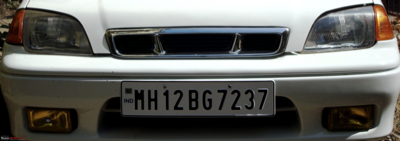
#> input picture images/Cars12.png, 400 x 141 px
$ jupyter execute --allow-errors 'License Plate Detection.ipynb'
#> lines starting #> are read from the running program, lines starting #| are printed output that depends on the picture; after the words box and inside, x2 and y2 are one past the last pixel; in counts of white or black regions, pixels touching at a corner belong together
## License Plate Detection

[cell 1]
import pandas as pd
import numpy as np
import skimage.io as io
import cv2
import matplotlib.pyplot as plt
import pytesseract
import imutils

[cell 2]
img = cv2.imread("images/Cars12.png")
#> img is the input picture: shape (141, 400, 3); mean B, G, R 98.3, 102.2, 101.8
gray = cv2.cvtColor(img, cv2.COLOR_BGR2GRAY) #convert to grey scale
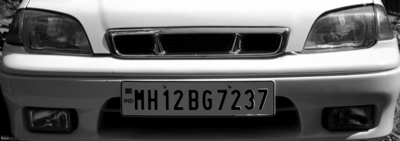
#> gray: shape (141, 400); min 0, max 255, mean 101.6
plt.imshow(gray,cmap='gray')

[cell 3]
gray = cv2.bilateralFilter(gray, 13, 15, 15)
plt.imshow(gray,cmap='gray')

[cell 4]
edged = cv2.Canny(gray,30,200) #  cv2.Canny(source_image, thresholdValue 1, thresholdValue 2)
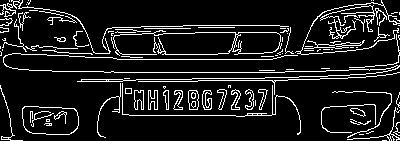
#> edged: shape (141, 400); 11.1% white in thin lines or dots
plt.imshow(edged,cmap='gray')

[cell 5]
contours=cv2.findContours(edged.copy(),cv2.RETR_TREE,cv2.CHAIN_APPROX_SIMPLE)
#> contours = 158 contours, 110 with area under 20; largest, box (x1, y1, x2, y2) and area: (22, 106, 79, 135) 1404, (22, 106, 79, 135) 1390, (111, 30, 282, 56) 934, (233, 32, 281, 54) 868, (188, 90, 199, 110) 174
contours = imutils.grab_contours(contours)
contours = sorted(contours,key=cv2.contourArea, reverse = True)[:10]
#> contours = 10 contours; largest, box (x1, y1, x2, y2) and area: (22, 106, 79, 135) 1404, (22, 106, 79, 135) 1390, (111, 30, 282, 56) 934, (233, 32, 281, 54) 868, (188, 90, 199, 110) 174
screenCnt = None

[cell 6]
for c in contours:
    # approximate the contour
    peri = cv2.arcLength(c, True)
    approx = cv2.approxPolyDP(c, 0.018 * peri, True)
    # if our approximated contour has four points, then
    # we can assume that we have found our screen
    if len(approx) == 4:
        screenCnt = approx
        break
#> this loop made 5 passes
#> (peri, screenCnt) on pass 5: (55.9, [[189, 90], [189, 109], [197, 109], [197, 91]])
#> peri on passes 1 to 4: 154.5, 152.2, 814.4, 160.7

[cell 7]
if screenCnt is None:
    detected = 0
    print ("No contour detected")
else:
     detected = 1

[cell 8]
if detected == 1:
    cv2.drawContours(img, [screenCnt], -1, (0, 0, 255), 3)
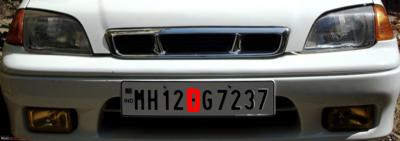
#> img: shape (141, 400, 3); 0.45% of pixels changed, all inside (x1, y1, x2, y2) = (187, 88, 200, 112)

[cell 9]
plt.imshow(img,cmap='gray')

[cell 10]
mask = np.zeros(gray.shape,np.uint8)
new_image = cv2.drawContours(mask,[screenCnt],0,255,-1)
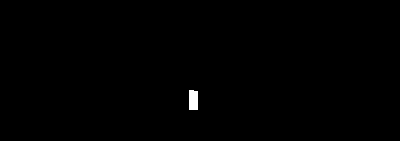
#> new_image: shape (141, 400); 0.31% white; 1 white region, box (x1, y1, x2, y2) and area: (189, 90, 198, 110) 176
new_image2 = cv2.bitwise_and(img,img,mask=mask)

[cell 11]
plt.imshow(new_image,cmap='gray')

[cell 12]
plt.imshow(new_image2,cmap='gray')

## Character Segmentation

[cell 13]
(x, y) = np.where(mask == 255)
#> x = 176 values from 90 to 109; y = 176 values, max 197 at index 13, min 189 at index 0, mean 192.9
(topx, topy) = (np.min(x), np.min(y))
#> topx = 90; topy = 189
(bottomx, bottomy) = (np.max(x), np.max(y))
#> bottomx = 109; bottomy = 197
Cropped = gray[topx:bottomx+1, topy:bottomy+1]
plt.imshow(Cropped,cmap='gray')
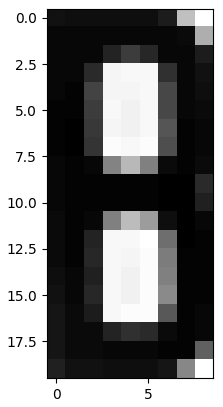
#> figure drawn by matplotlib, 1 panel

[cell 14]
"""
Question 4: Propose a Hough transform-based approach that could correct the
skewness of the text in the image.

Tasks:
-In the corrected image, the text should appear aligned along the horizontal
direction
-Implement and test your proposed approach

"""
import numpy as np
from skimage.transform import hough_line, hough_line_peaks
from skimage.transform import rotate
from skimage.feature import canny
from skimage.io import imread
from skimage import transform
from skimage.color import rgb2gray
import matplotlib.pyplot as plt
from scipy.stats import mode


def draw_contour_lines(image,h,theta,d):
    fig, axes = plt.subplots(1, 2, figsize=(15, 6))
    ax = axes.ravel()
    ax[0].imshow(image, cmap='gray')
    ax[0].set_title('Input image')
    ax[0].set_axis_off()
    ax[1].imshow(image, cmap='gray')
    for  _, angle, dist in zip(*hough_line_peaks(h, theta, d)):
        y0 = (dist - 0 * np.cos(angle)) / np.sin(angle)
        y1 = (dist - image.shape[1] * np.cos(angle)) / np.sin(angle)
        ax[1].plot((0, image.shape[1]), (y0, y1), '-r')

    ax[1].set_xlim((0, image.shape[1]))
    ax[1].set_ylim((image.shape[0], 0))
    ax[1].set_axis_off()
    ax[1].set_title('Detected lines')
    return fig


"""
Method: get_skew_angle

Description: retrieve the most appearing angle that we will use to rotate the image by.
"""
def get_skew_angle(angles):
    most_common_angle = mode(np.around(angles, decimals=2))[0]
    skew_angle = np.rad2deg(most_common_angle - np.pi/2)
    return skew_angle

[cell 15]
edges = canny(Cropped)
tested_angles = np.deg2rad(np.arange(-90, 90))
h, theta, d = hough_line(edges, theta=tested_angles)
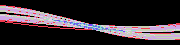
#> h: shape (45, 180) uint64; 11 distinct labels, from 0 to 10; one colour per label, 0 black
#> theta = 180 values from -1.57 to 1.55; d = 45 values from -22 to 22
accum, angles, dists = hough_line_peaks(h, theta, d)
#> accum = [10, 10, 10, 9]; angles = [0.454, -0.122, -0.384, 0.157]; dists = [8, 4, 0, 7]
fig = draw_contour_lines(Cropped,h,theta,d)
#> the loop in draw_contour_lines, `for  _, angle, dist in zip(*hough_line_peaks(h, theta, d)):` made 4 passes
#> (angle, dist, y0, y1) on passes 1 to 4: (0.454, 8, 18.25, -0.203), (-0.122, 4, -32.82, 40.48), (-0.384, 0, 0, 22.28), (0.157, 7, 44.75, -12.08)
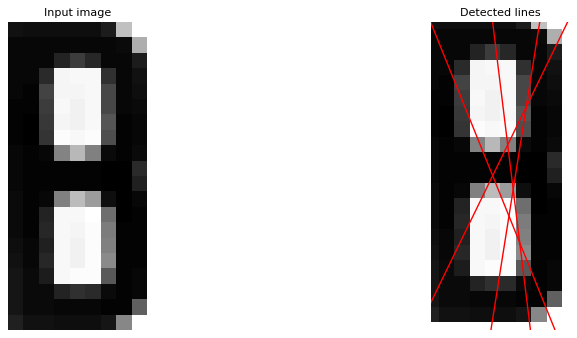
#> figure drawn by matplotlib, 2 panels
